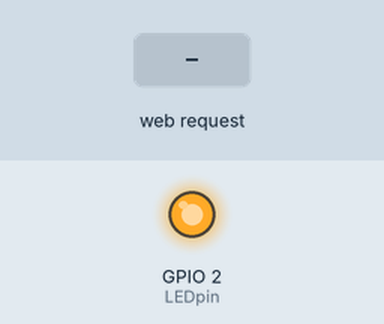
Bench run of a sketch on a simulated ESP8266 (NodeMCU). On the bench: output pins drawn as LEDs (lit = HIGH). Inputs (shaded band) come from the test bench. What the sketch prints to the serial monitor is not drawn.

Above: at 1.2 s.
1.3 s: HTTP request GET /click received
At 2.5 s:
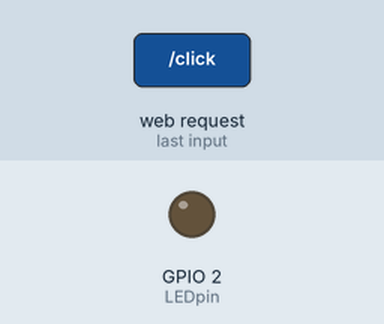
Timing chart, 0 to 4.3 s (numbered marks = the images above; inputs shaded):
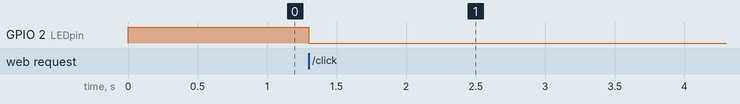

Measured:
- after the input at 1.3 s, GPIO 2 (LEDpin): HIGH → LOW at once

The sketch:

ESP_AP_captive.ino
```cpp
// (licence header left out)
#include <Arduino.h>
#include <ESP8266WiFi.h>
#include <Hash.h>
#include <ESPAsyncTCP.h>
#include <ESPAsyncWebServer.h>
#include <DNSServer.h>

// ################################### HTML

const char index_html[] PROGMEM = R"rawliteral(
<!DOCTYPE HTML><html>
<head>
  <meta name="viewport" content="width=device-width, initial-scale=1">
  <style>
    html {
     font-family: Arial;
     display: inline-block;
     margin: 0px auto;
     text-align: center;
    }
    h2 { font-size: 3.0rem; }
    p { font-size: 3.0rem; }
    .units { font-size: 1.2rem; }
    .dht-labels{
      font-size: 1.5rem;
      vertical-align:middle;
      padding-bottom: 15px;
    }
  </style>
</head>
<body>
  <h2>ESP8266 DHT Server</h2>
  <p>
    <span class="dht-labels">Temperature</span>
    <span id="temperature">%TEMPERATURE%</span>
    <sup class="units">&deg;C</sup>
  </p>
  <p>
    <span class="dht-labels">Humidity</span>
    <span id="humidity">%HUMIDITY%</span>
    <sup class="units">%</sup>
  </p>
  <p>
    <button id="ledbutton" onclick="button_function()">LED</button>
  </p>
</body>
<script>
function button_function(){
  var xhttp = new XMLHttpRequest();
  xhttp.open("GET", "/click", true);
  xhttp.send();
}

setInterval(function ( ) {
  var xhttp = new XMLHttpRequest();
  xhttp.onreadystatechange = function() {
    if (this.readyState == 4 && this.status == 200) {
      document.getElementById("temperature").innerHTML = this.responseText;
    }
  };
  xhttp.open("GET", "/temperature", true);
  xhttp.send();
}, 10000 ) ;

setInterval(function ( ) {
  var xhttp = new XMLHttpRequest();
  xhttp.onreadystatechange = function() {
    if (this.readyState == 4 && this.status == 200) {
      document.getElementById("humidity").innerHTML = this.responseText;
    }
  };
  xhttp.open("GET", "/humidity", true);
  xhttp.send();
}, 10000 ) ;
</script>
</html>)rawliteral";

// ################################### HTML


//#include <Adafruit_Sensor.h>
//#include <DHT.h>

const char* ssid     = "ESP8266-Access-Point";
const char* password = "123456789";

#define DHTPIN 5     // Digital pin connected to the DHT sensor

// Uncomment the type of sensor in use:
//#define DHTTYPE    DHT11     // DHT 11
#define DHTTYPE    DHT22     // DHT 22 (AM2302)
//#define DHTTYPE    DHT21     // DHT 21 (AM2301)

//DHT dht(DHTPIN, DHTTYPE);

// current temperature & humidity, updated in loop()
float t = 0.0;
float h = 0.0;

// Create AsyncWebServer object on port 80

AsyncWebServer server(80);
DNSServer         dnsServer;
IPAddress         apIP(10, 10, 10, 1);

// Generally, you should use "unsigned long" for variables that hold time
// The value will quickly become too large for an int to store
unsigned long previousMillis = 0;    // will store last time DHT was updated

// Updates DHT readings every 10 seconds
const long interval = 3000;


// Replaces placeholder with DHT values
String processor(const String& var){
  //Serial.println(var);
  if(var == "TEMPERATURE"){
    return String(t);
  }
  else if(var == "HUMIDITY"){
    return String(h);
  }
  return String();
}

uint8_t LEDstate = 1;
uint8_t LEDpin = LED_BUILTIN;

void setup(){
  // Serial port for debugging purposes
  Serial.begin(115200);
//  dht.begin();

  Serial.print("Setting AP (Access Point)…");
  // .softAP(const char* ssid, const char* password, int channel, int ssid_hidden, int max_connection)
  // Remove the password parameter, if you want the AP (Access Point) to be open
  WiFi.softAP(ssid); // password


  IPAddress IP = WiFi.softAPIP();
  Serial.print("AdP IP address: ");
  Serial.println(IP);
  // Print ESP8266 Local IP Address
  Serial.println(WiFi.localIP());

  // DNS & Captive
  dnsServer.start(53, "*", IP);

  // OUTPUTS

  pinMode(LEDpin, OUTPUT);
  digitalWrite(LEDpin, LEDstate);

  // Route for root / web page
  server.on("/", HTTP_GET, [](AsyncWebServerRequest *request){
    request->send_P(200, "text/html", index_html, processor);
  });
  server.on("/temperature", HTTP_GET, [](AsyncWebServerRequest *request){
    request->send_P(200, "text/plain", String(t).c_str());
  });
  server.on("/humidity", HTTP_GET, [](AsyncWebServerRequest *request){
    request->send_P(200, "text/plain", String(h).c_str());
  });

  server.on("/click", HTTP_GET,  [](AsyncWebServerRequest *request){
    // switch led?
    LEDstate = !LEDstate;
//    Serial.print(LEDstate); Serial.println("CLICK");
    digitalWrite(LEDpin, LEDstate);
    //request->send_P(200, "text/plain", String(LEDstate).c_str());
    request->send_P(200, "text/html", index_html, processor);
  });

  // * Captive answer all
  server.onNotFound([](AsyncWebServerRequest *request){
    //request->send(404);
    request->send_P(200, "text/html", index_html, processor);
  });
//  server.onNotFound(NULL); // remove handler


  // Start server
  server.begin();
}

void loop(){

  dnsServer.processNextRequest();

  unsigned long currentMillis = millis();
  if (currentMillis - previousMillis >= interval) {
    // save the last time you updated the DHT values
    previousMillis = currentMillis;
    // Read temperature as Celsius (the default)
    float newT = 10.1;
    // Read temperature as Fahrenheit (isFahrenheit = true)
    //float newT = dht.readTemperature(true);
    // if temperature read failed, don't change t value
    if (isnan(newT)) {
      Serial.println("Failed to read from DHT sensor!");
    }
    else {
      t += newT;
      Serial.println(t);
    }
    // Read Humidity
    float newH = 80.8;
    // if humidity read failed, don't change h value
    if (isnan(newH)) {
      Serial.println("Failed to read from DHT sensor!");
    }
    else {
      h += newH;
      Serial.println(h);
    }
  }
}
```
